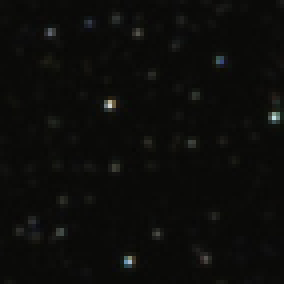
#> input picture Small_area.png, 71 x 71 px, shrunk from 114 x 114 before the run (shown 4 times larger)
$ python LocatingStarMap.py
#> lines starting #> are read from the running program, lines starting #| are printed output that depends on the picture; after the words box and inside, x2 and y2 are one past the last pixel; in counts of white or black regions, pixels touching at a corner belong together
#!/usr/bin/env python3
# -*- coding: utf-8 -*-
"""
Created on Wed Nov  4 16:05:28 2020

@author: furkan
"""
import cv2

method = cv2.TM_SQDIFF_NORMED

small_area = cv2.imread("Small_area.png")
#> small_area is the input picture: shape (71, 71, 3); mean B, G, R 10.6, 12.6, 12.5
star_map  = cv2.imread("StarMap.png")
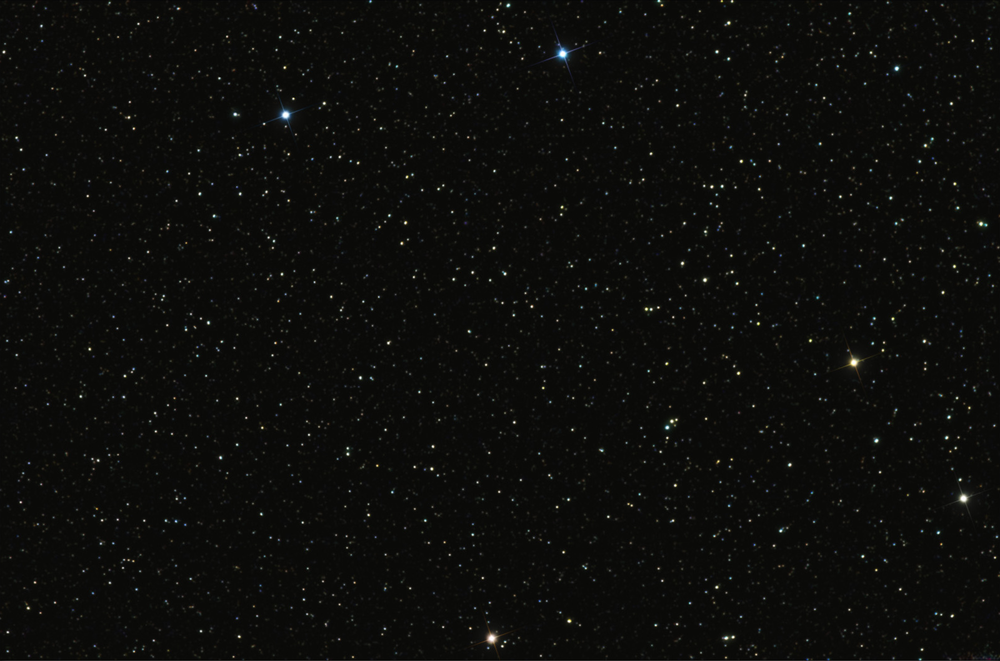
#> input picture StarMap.png, 1000 x 661 px, shrunk from 1600 x 1057 before the run
#> star_map is the input picture: shape (661, 1000, 3); mean B, G, R 11, 13.2, 13


result = cv2.matchTemplate(small_area, star_map, method)
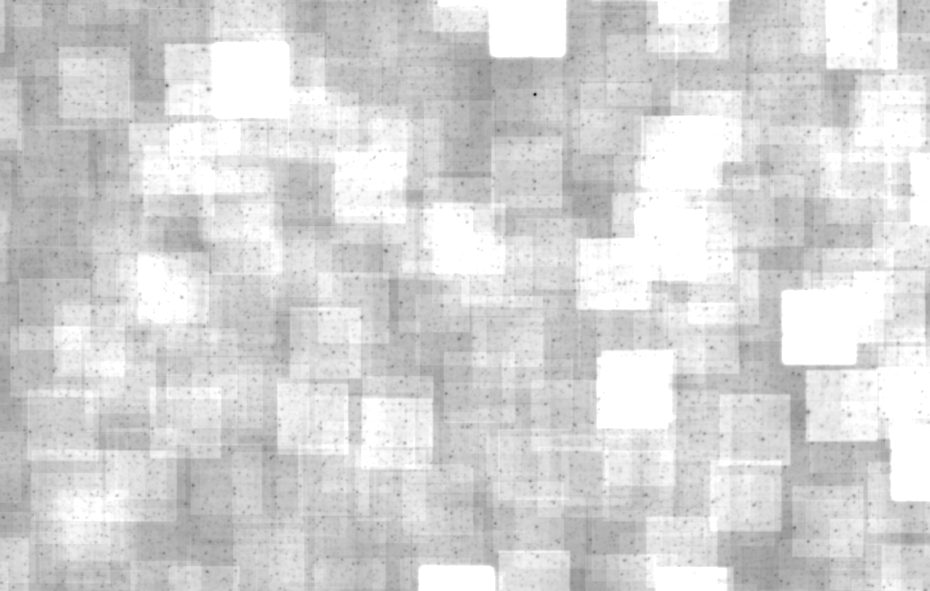
#> result: shape (591, 930) float32; min 0.0739, max 1, mean 0.837

# We want the minimum squared difference
mn,_,mnLoc,_ = cv2.minMaxLoc(result)
#> mn = 0.0739; mnLoc = (535, 94)

# Draw the rectangle
# Extract the coordinates of our best match
MPx,MPy = mnLoc
#> MPx = 535; MPy = 94

# Template Size
trows,tcols = small_area.shape[:2]
#> trows = 71; tcols = 71

# Draw the rectangle on StarMap
cv2.rectangle(star_map, (MPx,MPy),(MPx+tcols,MPy+trows),(0,0,255),2)
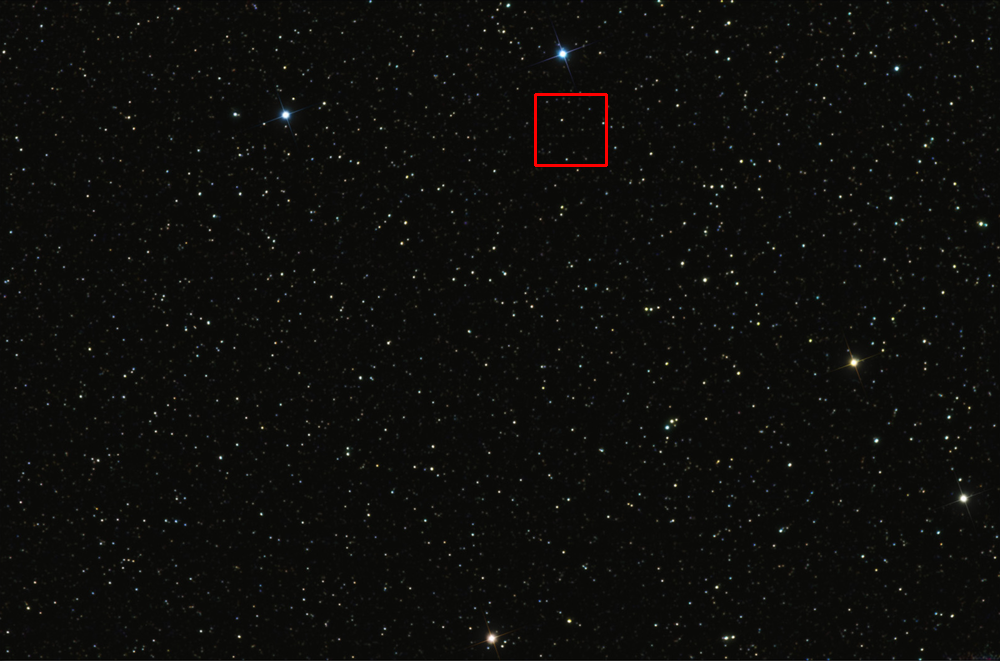
#> star_map: shape (661, 1000, 3); 0.13% of pixels changed, all inside (x1, y1, x2, y2) = (534, 93, 608, 167)

cv2.imshow('output',star_map)
print(MPx,MPy)
#| 535 94
cv2.waitKey(1)
